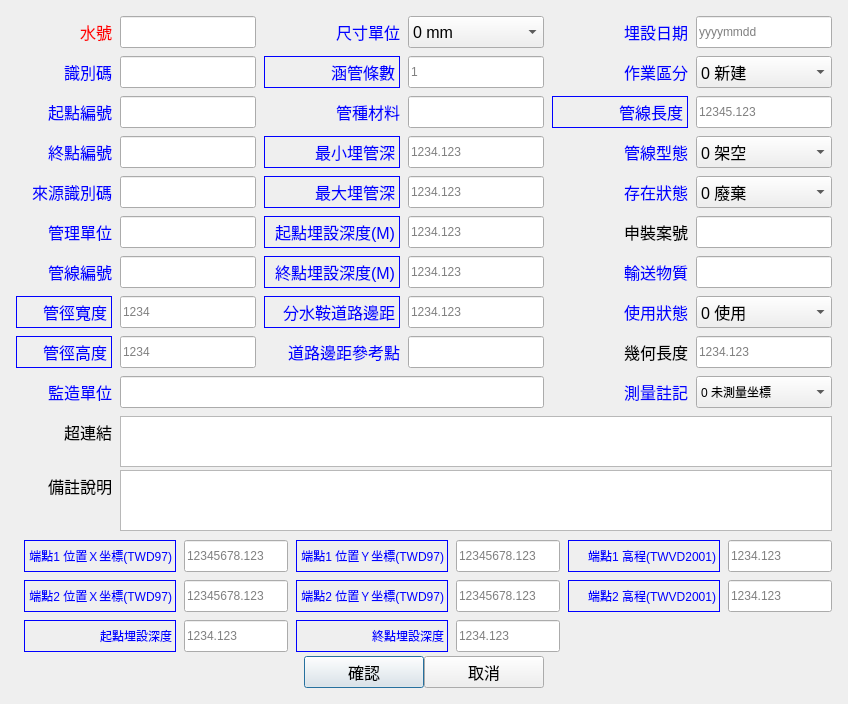
<?xml version="1.0" encoding="UTF-8"?>
<ui version="4.0">
 <class>EditEupipe</class>
 <widget class="QDialog" name="EditEupipe">
  <property name="geometry">
   <rect>
    <x>0</x>
    <y>0</y>
    <width>848</width>
    <height>704</height>
   </rect>
  </property>
  <property name="windowTitle">
   <string>Dialog</string>
  </property>
  <widget class="QLabel" name="label_unific_id">
   <property name="geometry">
    <rect>
     <x>16</x>
     <y>56</y>
     <width>96</width>
     <height>32</height>
    </rect>
   </property>
   <property name="font">
    <font>
     <pointsize>12</pointsize>
    </font>
   </property>
   <property name="styleSheet">
    <string notr="true">color: rgb(0, 0, 255);</string>
   </property>
   <property name="text">
    <string>識別碼</string>
   </property>
   <property name="alignment">
    <set>Qt::AlignRight|Qt::AlignTrailing|Qt::AlignVCenter</set>
   </property>
  </widget>
  <widget class="QLabel" name="label_pipe_start">
   <property name="geometry">
    <rect>
     <x>16</x>
     <y>96</y>
     <width>96</width>
     <height>32</height>
    </rect>
   </property>
   <property name="font">
    <font>
     <pointsize>12</pointsize>
    </font>
   </property>
   <property name="styleSheet">
    <string notr="true">color: rgb(0, 0, 255);</string>
   </property>
   <property name="text">
    <string>起點編號</string>
   </property>
   <property name="alignment">
    <set>Qt::AlignRight|Qt::AlignTrailing|Qt::AlignVCenter</set>
   </property>
  </widget>
  <widget class="QLabel" name="label_pipe_end">
   <property name="geometry">
    <rect>
     <x>16</x>
     <y>136</y>
     <width>96</width>
     <height>32</height>
    </rect>
   </property>
   <property name="font">
    <font>
     <pointsize>12</pointsize>
    </font>
   </property>
   <property name="styleSheet">
    <string notr="true">color: rgb(0, 0, 255);</string>
   </property>
   <property name="text">
    <string>終點編號</string>
   </property>
   <property name="alignment">
    <set>Qt::AlignRight|Qt::AlignTrailing|Qt::AlignVCenter</set>
   </property>
  </widget>
  <widget class="QLabel" name="label_unific_up">
   <property name="geometry">
    <rect>
     <x>16</x>
     <y>176</y>
     <width>96</width>
     <height>32</height>
    </rect>
   </property>
   <property name="font">
    <font>
     <pointsize>12</pointsize>
    </font>
   </property>
   <property name="styleSheet">
    <string notr="true">color: rgb(0, 0, 255);</string>
   </property>
   <property name="text">
    <string>來源識別碼</string>
   </property>
   <property name="alignment">
    <set>Qt::AlignRight|Qt::AlignTrailing|Qt::AlignVCenter</set>
   </property>
  </widget>
  <widget class="QLabel" name="label_admin_unit">
   <property name="geometry">
    <rect>
     <x>16</x>
     <y>216</y>
     <width>96</width>
     <height>32</height>
    </rect>
   </property>
   <property name="font">
    <font>
     <pointsize>12</pointsize>
    </font>
   </property>
   <property name="styleSheet">
    <string notr="true">color: rgb(0, 0, 255);</string>
   </property>
   <property name="text">
    <string>管理單位</string>
   </property>
   <property name="alignment">
    <set>Qt::AlignRight|Qt::AlignTrailing|Qt::AlignVCenter</set>
   </property>
  </widget>
  <widget class="QLabel" name="label_unific_pipe">
   <property name="geometry">
    <rect>
     <x>16</x>
     <y>256</y>
     <width>96</width>
     <height>32</height>
    </rect>
   </property>
   <property name="font">
    <font>
     <pointsize>12</pointsize>
    </font>
   </property>
   <property name="styleSheet">
    <string notr="true">color: rgb(0, 0, 255);</string>
   </property>
   <property name="text">
    <string>管線編號</string>
   </property>
   <property name="alignment">
    <set>Qt::AlignRight|Qt::AlignTrailing|Qt::AlignVCenter</set>
   </property>
  </widget>
  <widget class="QLabel" name="label_pipe_size">
   <property name="geometry">
    <rect>
     <x>16</x>
     <y>296</y>
     <width>96</width>
     <height>32</height>
    </rect>
   </property>
   <property name="font">
    <font>
     <pointsize>12</pointsize>
    </font>
   </property>
   <property name="styleSheet">
    <string notr="true">color: rgb(0, 0, 255);</string>
   </property>
   <property name="frameShape">
    <enum>QFrame::Box</enum>
   </property>
   <property name="text">
    <string>管徑寬度</string>
   </property>
   <property name="alignment">
    <set>Qt::AlignRight|Qt::AlignTrailing|Qt::AlignVCenter</set>
   </property>
  </widget>
  <widget class="QLabel" name="label_pipe_high">
   <property name="geometry">
    <rect>
     <x>16</x>
     <y>336</y>
     <width>96</width>
     <height>32</height>
    </rect>
   </property>
   <property name="font">
    <font>
     <pointsize>12</pointsize>
    </font>
   </property>
   <property name="styleSheet">
    <string notr="true">color: rgb(0, 0, 255);</string>
   </property>
   <property name="frameShape">
    <enum>QFrame::Box</enum>
   </property>
   <property name="text">
    <string>管徑高度</string>
   </property>
   <property name="alignment">
    <set>Qt::AlignRight|Qt::AlignTrailing|Qt::AlignVCenter</set>
   </property>
  </widget>
  <widget class="QLabel" name="label_pipe_unit">
   <property name="geometry">
    <rect>
     <x>264</x>
     <y>16</y>
     <width>136</width>
     <height>32</height>
    </rect>
   </property>
   <property name="font">
    <font>
     <pointsize>12</pointsize>
    </font>
   </property>
   <property name="styleSheet">
    <string notr="true">color: rgb(0, 0, 255);</string>
   </property>
   <property name="text">
    <string>尺寸單位</string>
   </property>
   <property name="alignment">
    <set>Qt::AlignRight|Qt::AlignTrailing|Qt::AlignVCenter</set>
   </property>
  </widget>
  <widget class="QLabel" name="label_pipe_long">
   <property name="geometry">
    <rect>
     <x>264</x>
     <y>56</y>
     <width>136</width>
     <height>32</height>
    </rect>
   </property>
   <property name="font">
    <font>
     <pointsize>12</pointsize>
    </font>
   </property>
   <property name="styleSheet">
    <string notr="true">color: rgb(0, 0, 255);</string>
   </property>
   <property name="frameShape">
    <enum>QFrame::Box</enum>
   </property>
   <property name="text">
    <string>涵管條數</string>
   </property>
   <property name="alignment">
    <set>Qt::AlignRight|Qt::AlignTrailing|Qt::AlignVCenter</set>
   </property>
  </widget>
  <widget class="QLabel" name="label_pipe_mtr">
   <property name="geometry">
    <rect>
     <x>264</x>
     <y>96</y>
     <width>136</width>
     <height>32</height>
    </rect>
   </property>
   <property name="font">
    <font>
     <pointsize>12</pointsize>
    </font>
   </property>
   <property name="styleSheet">
    <string notr="true">color: rgb(0, 0, 255);</string>
   </property>
   <property name="text">
    <string>管種材料</string>
   </property>
   <property name="alignment">
    <set>Qt::AlignRight|Qt::AlignTrailing|Qt::AlignVCenter</set>
   </property>
  </widget>
  <widget class="QLabel" name="label_min_depth">
   <property name="geometry">
    <rect>
     <x>264</x>
     <y>136</y>
     <width>136</width>
     <height>32</height>
    </rect>
   </property>
   <property name="font">
    <font>
     <pointsize>12</pointsize>
    </font>
   </property>
   <property name="styleSheet">
    <string notr="true">color: rgb(0, 0, 255);</string>
   </property>
   <property name="frameShape">
    <enum>QFrame::Box</enum>
   </property>
   <property name="text">
    <string>最小埋管深</string>
   </property>
   <property name="alignment">
    <set>Qt::AlignRight|Qt::AlignTrailing|Qt::AlignVCenter</set>
   </property>
  </widget>
  <widget class="QLabel" name="label_max_depth">
   <property name="geometry">
    <rect>
     <x>264</x>
     <y>176</y>
     <width>136</width>
     <height>32</height>
    </rect>
   </property>
   <property name="font">
    <font>
     <pointsize>12</pointsize>
    </font>
   </property>
   <property name="styleSheet">
    <string notr="true">color: rgb(0, 0, 255);</string>
   </property>
   <property name="frameShape">
    <enum>QFrame::Box</enum>
   </property>
   <property name="text">
    <string>最大埋管深</string>
   </property>
   <property name="alignment">
    <set>Qt::AlignRight|Qt::AlignTrailing|Qt::AlignVCenter</set>
   </property>
  </widget>
  <widget class="QLabel" name="label_stat_depth">
   <property name="geometry">
    <rect>
     <x>264</x>
     <y>216</y>
     <width>136</width>
     <height>32</height>
    </rect>
   </property>
   <property name="font">
    <font>
     <pointsize>12</pointsize>
    </font>
   </property>
   <property name="styleSheet">
    <string notr="true">color: rgb(0, 0, 255);</string>
   </property>
   <property name="frameShape">
    <enum>QFrame::Box</enum>
   </property>
   <property name="text">
    <string>起點埋設深度(M)</string>
   </property>
   <property name="alignment">
    <set>Qt::AlignRight|Qt::AlignTrailing|Qt::AlignVCenter</set>
   </property>
  </widget>
  <widget class="QLabel" name="label_end_depth">
   <property name="geometry">
    <rect>
     <x>264</x>
     <y>256</y>
     <width>136</width>
     <height>32</height>
    </rect>
   </property>
   <property name="font">
    <font>
     <pointsize>12</pointsize>
    </font>
   </property>
   <property name="styleSheet">
    <string notr="true">color: rgb(0, 0, 255);</string>
   </property>
   <property name="frameShape">
    <enum>QFrame::Box</enum>
   </property>
   <property name="text">
    <string>終點埋設深度(M)</string>
   </property>
   <property name="alignment">
    <set>Qt::AlignRight|Qt::AlignTrailing|Qt::AlignVCenter</set>
   </property>
  </widget>
  <widget class="QLabel" name="label_saddle_dist">
   <property name="geometry">
    <rect>
     <x>264</x>
     <y>296</y>
     <width>136</width>
     <height>32</height>
    </rect>
   </property>
   <property name="font">
    <font>
     <pointsize>12</pointsize>
    </font>
   </property>
   <property name="styleSheet">
    <string notr="true">color: rgb(0, 0, 255);</string>
   </property>
   <property name="frameShape">
    <enum>QFrame::Box</enum>
   </property>
   <property name="text">
    <string>分水鞍道路邊距</string>
   </property>
   <property name="alignment">
    <set>Qt::AlignRight|Qt::AlignTrailing|Qt::AlignVCenter</set>
   </property>
  </widget>
  <widget class="QLabel" name="label_dist_ref">
   <property name="geometry">
    <rect>
     <x>264</x>
     <y>336</y>
     <width>136</width>
     <height>32</height>
    </rect>
   </property>
   <property name="font">
    <font>
     <pointsize>12</pointsize>
    </font>
   </property>
   <property name="styleSheet">
    <string notr="true">color: rgb(0, 0, 255);</string>
   </property>
   <property name="text">
    <string>道路邊距參考點</string>
   </property>
   <property name="alignment">
    <set>Qt::AlignRight|Qt::AlignTrailing|Qt::AlignVCenter</set>
   </property>
  </widget>
  <widget class="QLabel" name="label_bury_date">
   <property name="geometry">
    <rect>
     <x>552</x>
     <y>16</y>
     <width>136</width>
     <height>32</height>
    </rect>
   </property>
   <property name="font">
    <font>
     <pointsize>12</pointsize>
    </font>
   </property>
   <property name="styleSheet">
    <string notr="true">color: rgb(0, 0, 255);</string>
   </property>
   <property name="text">
    <string>埋設日期</string>
   </property>
   <property name="alignment">
    <set>Qt::AlignRight|Qt::AlignTrailing|Qt::AlignVCenter</set>
   </property>
  </widget>
  <widget class="QLabel" name="label_oper_phase">
   <property name="geometry">
    <rect>
     <x>552</x>
     <y>56</y>
     <width>136</width>
     <height>32</height>
    </rect>
   </property>
   <property name="font">
    <font>
     <pointsize>12</pointsize>
    </font>
   </property>
   <property name="styleSheet">
    <string notr="true">color: rgb(0, 0, 255);</string>
   </property>
   <property name="text">
    <string>作業區分</string>
   </property>
   <property name="alignment">
    <set>Qt::AlignRight|Qt::AlignTrailing|Qt::AlignVCenter</set>
   </property>
  </widget>
  <widget class="QLabel" name="label_pipe_length">
   <property name="geometry">
    <rect>
     <x>552</x>
     <y>96</y>
     <width>136</width>
     <height>32</height>
    </rect>
   </property>
   <property name="font">
    <font>
     <pointsize>12</pointsize>
    </font>
   </property>
   <property name="styleSheet">
    <string notr="true">color: rgb(0, 0, 255);</string>
   </property>
   <property name="frameShape">
    <enum>QFrame::Box</enum>
   </property>
   <property name="text">
    <string>管線長度</string>
   </property>
   <property name="alignment">
    <set>Qt::AlignRight|Qt::AlignTrailing|Qt::AlignVCenter</set>
   </property>
  </widget>
  <widget class="QLabel" name="label_pipe_type">
   <property name="geometry">
    <rect>
     <x>552</x>
     <y>136</y>
     <width>136</width>
     <height>32</height>
    </rect>
   </property>
   <property name="font">
    <font>
     <pointsize>12</pointsize>
    </font>
   </property>
   <property name="styleSheet">
    <string notr="true">color: rgb(0, 0, 255);</string>
   </property>
   <property name="text">
    <string>管線型態</string>
   </property>
   <property name="alignment">
    <set>Qt::AlignRight|Qt::AlignTrailing|Qt::AlignVCenter</set>
   </property>
  </widget>
  <widget class="QLabel" name="label_pipe_status">
   <property name="geometry">
    <rect>
     <x>552</x>
     <y>176</y>
     <width>136</width>
     <height>32</height>
    </rect>
   </property>
   <property name="font">
    <font>
     <pointsize>12</pointsize>
    </font>
   </property>
   <property name="styleSheet">
    <string notr="true">color: rgb(0, 0, 255);</string>
   </property>
   <property name="text">
    <string>存在狀態</string>
   </property>
   <property name="alignment">
    <set>Qt::AlignRight|Qt::AlignTrailing|Qt::AlignVCenter</set>
   </property>
  </widget>
  <widget class="QLabel" name="label_apply_code">
   <property name="geometry">
    <rect>
     <x>552</x>
     <y>216</y>
     <width>136</width>
     <height>32</height>
    </rect>
   </property>
   <property name="font">
    <font>
     <pointsize>12</pointsize>
    </font>
   </property>
   <property name="text">
    <string>申裝案號</string>
   </property>
   <property name="alignment">
    <set>Qt::AlignRight|Qt::AlignTrailing|Qt::AlignVCenter</set>
   </property>
  </widget>
  <widget class="QLabel" name="label_water_no">
   <property name="geometry">
    <rect>
     <x>16</x>
     <y>16</y>
     <width>96</width>
     <height>32</height>
    </rect>
   </property>
   <property name="font">
    <font>
     <pointsize>12</pointsize>
    </font>
   </property>
   <property name="styleSheet">
    <string notr="true">color: rgb(255, 0, 0);</string>
   </property>
   <property name="text">
    <string>水號</string>
   </property>
   <property name="alignment">
    <set>Qt::AlignRight|Qt::AlignTrailing|Qt::AlignVCenter</set>
   </property>
  </widget>
  <widget class="QLabel" name="label_trans_sub">
   <property name="geometry">
    <rect>
     <x>552</x>
     <y>256</y>
     <width>136</width>
     <height>32</height>
    </rect>
   </property>
   <property name="font">
    <font>
     <pointsize>12</pointsize>
    </font>
   </property>
   <property name="styleSheet">
    <string notr="true">color: rgb(0, 0, 255);</string>
   </property>
   <property name="text">
    <string>輸送物質</string>
   </property>
   <property name="alignment">
    <set>Qt::AlignRight|Qt::AlignTrailing|Qt::AlignVCenter</set>
   </property>
  </widget>
  <widget class="QLabel" name="label_use_stat">
   <property name="geometry">
    <rect>
     <x>552</x>
     <y>296</y>
     <width>136</width>
     <height>32</height>
    </rect>
   </property>
   <property name="font">
    <font>
     <pointsize>12</pointsize>
    </font>
   </property>
   <property name="styleSheet">
    <string notr="true">color: rgb(0, 0, 255);</string>
   </property>
   <property name="text">
    <string>使用狀態</string>
   </property>
   <property name="alignment">
    <set>Qt::AlignRight|Qt::AlignTrailing|Qt::AlignVCenter</set>
   </property>
  </widget>
  <widget class="QLabel" name="label_geolength">
   <property name="geometry">
    <rect>
     <x>552</x>
     <y>336</y>
     <width>136</width>
     <height>32</height>
    </rect>
   </property>
   <property name="font">
    <font>
     <pointsize>12</pointsize>
    </font>
   </property>
   <property name="text">
    <string>幾何長度</string>
   </property>
   <property name="alignment">
    <set>Qt::AlignRight|Qt::AlignTrailing|Qt::AlignVCenter</set>
   </property>
  </widget>
  <widget class="QLabel" name="label_pipe_mode">
   <property name="geometry">
    <rect>
     <x>552</x>
     <y>376</y>
     <width>136</width>
     <height>32</height>
    </rect>
   </property>
   <property name="font">
    <font>
     <pointsize>12</pointsize>
    </font>
   </property>
   <property name="styleSheet">
    <string notr="true">color: rgb(0, 0, 255);</string>
   </property>
   <property name="text">
    <string>測量註記</string>
   </property>
   <property name="alignment">
    <set>Qt::AlignRight|Qt::AlignTrailing|Qt::AlignVCenter</set>
   </property>
  </widget>
  <widget class="QLabel" name="label_const_unit">
   <property name="geometry">
    <rect>
     <x>16</x>
     <y>376</y>
     <width>96</width>
     <height>32</height>
    </rect>
   </property>
   <property name="font">
    <font>
     <pointsize>12</pointsize>
    </font>
   </property>
   <property name="styleSheet">
    <string notr="true">color: rgb(0, 0, 255);</string>
   </property>
   <property name="text">
    <string>監造單位</string>
   </property>
   <property name="alignment">
    <set>Qt::AlignRight|Qt::AlignTrailing|Qt::AlignVCenter</set>
   </property>
  </widget>
  <widget class="QLabel" name="label_pipe_doc">
   <property name="geometry">
    <rect>
     <x>16</x>
     <y>416</y>
     <width>96</width>
     <height>32</height>
    </rect>
   </property>
   <property name="font">
    <font>
     <pointsize>12</pointsize>
    </font>
   </property>
   <property name="text">
    <string>超連結</string>
   </property>
   <property name="alignment">
    <set>Qt::AlignRight|Qt::AlignTrailing|Qt::AlignVCenter</set>
   </property>
  </widget>
  <widget class="QLabel" name="label_remark">
   <property name="geometry">
    <rect>
     <x>16</x>
     <y>470</y>
     <width>96</width>
     <height>32</height>
    </rect>
   </property>
   <property name="font">
    <font>
     <pointsize>12</pointsize>
    </font>
   </property>
   <property name="text">
    <string>備註說明</string>
   </property>
   <property name="alignment">
    <set>Qt::AlignRight|Qt::AlignTrailing|Qt::AlignVCenter</set>
   </property>
  </widget>
  <widget class="QLabel" name="label_coord_97xs">
   <property name="geometry">
    <rect>
     <x>24</x>
     <y>540</y>
     <width>152</width>
     <height>32</height>
    </rect>
   </property>
   <property name="font">
    <font>
     <pointsize>9</pointsize>
    </font>
   </property>
   <property name="styleSheet">
    <string notr="true">color: rgb(0, 0, 255);</string>
   </property>
   <property name="frameShape">
    <enum>QFrame::Box</enum>
   </property>
   <property name="text">
    <string>端點1 位置Ｘ坐標(TWD97)</string>
   </property>
   <property name="alignment">
    <set>Qt::AlignRight|Qt::AlignTrailing|Qt::AlignVCenter</set>
   </property>
  </widget>
  <widget class="QLabel" name="label_coord_97ys">
   <property name="geometry">
    <rect>
     <x>296</x>
     <y>540</y>
     <width>152</width>
     <height>32</height>
    </rect>
   </property>
   <property name="font">
    <font>
     <pointsize>9</pointsize>
    </font>
   </property>
   <property name="styleSheet">
    <string notr="true">color: rgb(0, 0, 255);</string>
   </property>
   <property name="frameShape">
    <enum>QFrame::Box</enum>
   </property>
   <property name="text">
    <string>端點1 位置Ｙ坐標(TWD97)</string>
   </property>
   <property name="alignment">
    <set>Qt::AlignRight|Qt::AlignTrailing|Qt::AlignVCenter</set>
   </property>
  </widget>
  <widget class="QLabel" name="label_coord_97zs">
   <property name="geometry">
    <rect>
     <x>568</x>
     <y>540</y>
     <width>152</width>
     <height>32</height>
    </rect>
   </property>
   <property name="font">
    <font>
     <pointsize>9</pointsize>
    </font>
   </property>
   <property name="styleSheet">
    <string notr="true">color: rgb(0, 0, 255);</string>
   </property>
   <property name="frameShape">
    <enum>QFrame::Box</enum>
   </property>
   <property name="text">
    <string>端點1 高程(TWVD2001)</string>
   </property>
   <property name="alignment">
    <set>Qt::AlignRight|Qt::AlignTrailing|Qt::AlignVCenter</set>
   </property>
  </widget>
  <widget class="QLabel" name="label_coord_97xt">
   <property name="geometry">
    <rect>
     <x>24</x>
     <y>580</y>
     <width>152</width>
     <height>32</height>
    </rect>
   </property>
   <property name="font">
    <font>
     <pointsize>9</pointsize>
    </font>
   </property>
   <property name="styleSheet">
    <string notr="true">color: rgb(0, 0, 255);</string>
   </property>
   <property name="frameShape">
    <enum>QFrame::Box</enum>
   </property>
   <property name="text">
    <string>端點2 位置Ｘ坐標(TWD97)</string>
   </property>
   <property name="alignment">
    <set>Qt::AlignRight|Qt::AlignTrailing|Qt::AlignVCenter</set>
   </property>
  </widget>
  <widget class="QLabel" name="label_coord_97yt">
   <property name="geometry">
    <rect>
     <x>296</x>
     <y>580</y>
     <width>152</width>
     <height>32</height>
    </rect>
   </property>
   <property name="font">
    <font>
     <pointsize>9</pointsize>
    </font>
   </property>
   <property name="styleSheet">
    <string notr="true">color: rgb(0, 0, 255);</string>
   </property>
   <property name="frameShape">
    <enum>QFrame::Box</enum>
   </property>
   <property name="text">
    <string>端點2 位置Ｙ坐標(TWD97)</string>
   </property>
   <property name="alignment">
    <set>Qt::AlignRight|Qt::AlignTrailing|Qt::AlignVCenter</set>
   </property>
  </widget>
  <widget class="QLabel" name="label_coord_97zt">
   <property name="geometry">
    <rect>
     <x>568</x>
     <y>580</y>
     <width>152</width>
     <height>32</height>
    </rect>
   </property>
   <property name="font">
    <font>
     <pointsize>9</pointsize>
    </font>
   </property>
   <property name="styleSheet">
    <string notr="true">color: rgb(0, 0, 255);</string>
   </property>
   <property name="frameShape">
    <enum>QFrame::Box</enum>
   </property>
   <property name="text">
    <string>端點2 高程(TWVD2001)</string>
   </property>
   <property name="alignment">
    <set>Qt::AlignRight|Qt::AlignTrailing|Qt::AlignVCenter</set>
   </property>
  </widget>
  <widget class="QLineEdit" name="lineEdit_water_no">
   <property name="geometry">
    <rect>
     <x>120</x>
     <y>16</y>
     <width>136</width>
     <height>32</height>
    </rect>
   </property>
   <property name="maxLength">
    <number>11</number>
   </property>
  </widget>
  <widget class="QLineEdit" name="lineEdit_unific_id">
   <property name="geometry">
    <rect>
     <x>120</x>
     <y>56</y>
     <width>136</width>
     <height>32</height>
    </rect>
   </property>
   <property name="maxLength">
    <number>24</number>
   </property>
  </widget>
  <widget class="QLineEdit" name="lineEdit_pipe_start">
   <property name="geometry">
    <rect>
     <x>120</x>
     <y>96</y>
     <width>136</width>
     <height>32</height>
    </rect>
   </property>
   <property name="maxLength">
    <number>22</number>
   </property>
  </widget>
  <widget class="QLineEdit" name="lineEdit_pipe_end">
   <property name="geometry">
    <rect>
     <x>120</x>
     <y>136</y>
     <width>136</width>
     <height>32</height>
    </rect>
   </property>
   <property name="maxLength">
    <number>22</number>
   </property>
  </widget>
  <widget class="QLineEdit" name="lineEdit_unific_up">
   <property name="geometry">
    <rect>
     <x>120</x>
     <y>176</y>
     <width>136</width>
     <height>32</height>
    </rect>
   </property>
   <property name="maxLength">
    <number>22</number>
   </property>
  </widget>
  <widget class="QLineEdit" name="lineEdit_admin_unit">
   <property name="geometry">
    <rect>
     <x>120</x>
     <y>216</y>
     <width>136</width>
     <height>32</height>
    </rect>
   </property>
   <property name="maxLength">
    <number>7</number>
   </property>
  </widget>
  <widget class="QLineEdit" name="lineEdit_unific_pipe">
   <property name="geometry">
    <rect>
     <x>120</x>
     <y>256</y>
     <width>136</width>
     <height>32</height>
    </rect>
   </property>
   <property name="maxLength">
    <number>22</number>
   </property>
  </widget>
  <widget class="QLineEdit" name="lineEdit_pipe_size">
   <property name="geometry">
    <rect>
     <x>120</x>
     <y>296</y>
     <width>136</width>
     <height>32</height>
    </rect>
   </property>
   <property name="maxLength">
    <number>4</number>
   </property>
   <property name="placeholderText">
    <string>1234</string>
   </property>
  </widget>
  <widget class="QLineEdit" name="lineEdit_pipe_high">
   <property name="geometry">
    <rect>
     <x>120</x>
     <y>336</y>
     <width>136</width>
     <height>32</height>
    </rect>
   </property>
   <property name="maxLength">
    <number>4</number>
   </property>
   <property name="placeholderText">
    <string>1234</string>
   </property>
  </widget>
  <widget class="QLineEdit" name="lineEdit_pipe_long">
   <property name="geometry">
    <rect>
     <x>408</x>
     <y>56</y>
     <width>136</width>
     <height>32</height>
    </rect>
   </property>
   <property name="maxLength">
    <number>1</number>
   </property>
   <property name="placeholderText">
    <string>1</string>
   </property>
  </widget>
  <widget class="QLineEdit" name="lineEdit_pipe_mtr">
   <property name="geometry">
    <rect>
     <x>408</x>
     <y>96</y>
     <width>136</width>
     <height>32</height>
    </rect>
   </property>
   <property name="maxLength">
    <number>10</number>
   </property>
  </widget>
  <widget class="QLineEdit" name="lineEdit_min_depth">
   <property name="geometry">
    <rect>
     <x>408</x>
     <y>136</y>
     <width>136</width>
     <height>32</height>
    </rect>
   </property>
   <property name="placeholderText">
    <string>1234.123</string>
   </property>
  </widget>
  <widget class="QLineEdit" name="lineEdit_max_depth">
   <property name="geometry">
    <rect>
     <x>408</x>
     <y>176</y>
     <width>136</width>
     <height>32</height>
    </rect>
   </property>
   <property name="placeholderText">
    <string>1234.123</string>
   </property>
  </widget>
  <widget class="QLineEdit" name="lineEdit_start_depth">
   <property name="geometry">
    <rect>
     <x>408</x>
     <y>216</y>
     <width>136</width>
     <height>32</height>
    </rect>
   </property>
   <property name="placeholderText">
    <string>1234.123</string>
   </property>
  </widget>
  <widget class="QLineEdit" name="lineEdit_end_depth">
   <property name="geometry">
    <rect>
     <x>408</x>
     <y>256</y>
     <width>136</width>
     <height>32</height>
    </rect>
   </property>
   <property name="placeholderText">
    <string>1234.123</string>
   </property>
  </widget>
  <widget class="QLineEdit" name="lineEdit_saddle_dist">
   <property name="geometry">
    <rect>
     <x>408</x>
     <y>296</y>
     <width>136</width>
     <height>32</height>
    </rect>
   </property>
   <property name="placeholderText">
    <string>1234.123</string>
   </property>
  </widget>
  <widget class="QLineEdit" name="lineEdit_dist_ref">
   <property name="geometry">
    <rect>
     <x>408</x>
     <y>336</y>
     <width>136</width>
     <height>32</height>
    </rect>
   </property>
   <property name="maxLength">
    <number>10</number>
   </property>
  </widget>
  <widget class="QLineEdit" name="lineEdit_bury_date">
   <property name="geometry">
    <rect>
     <x>696</x>
     <y>16</y>
     <width>136</width>
     <height>32</height>
    </rect>
   </property>
   <property name="maxLength">
    <number>8</number>
   </property>
   <property name="placeholderText">
    <string>yyyymmdd</string>
   </property>
  </widget>
  <widget class="QLineEdit" name="lineEdit_pipe_length">
   <property name="geometry">
    <rect>
     <x>696</x>
     <y>96</y>
     <width>136</width>
     <height>32</height>
    </rect>
   </property>
   <property name="placeholderText">
    <string>12345.123</string>
   </property>
  </widget>
  <widget class="QLineEdit" name="lineEdit_apply_code">
   <property name="geometry">
    <rect>
     <x>696</x>
     <y>216</y>
     <width>136</width>
     <height>32</height>
    </rect>
   </property>
   <property name="maxLength">
    <number>20</number>
   </property>
  </widget>
  <widget class="QLineEdit" name="lineEdit_trans_sub">
   <property name="geometry">
    <rect>
     <x>696</x>
     <y>256</y>
     <width>136</width>
     <height>32</height>
    </rect>
   </property>
   <property name="maxLength">
    <number>10</number>
   </property>
  </widget>
  <widget class="QLineEdit" name="lineEdit_geolength">
   <property name="geometry">
    <rect>
     <x>696</x>
     <y>336</y>
     <width>136</width>
     <height>32</height>
    </rect>
   </property>
   <property name="placeholderText">
    <string>1234.123</string>
   </property>
  </widget>
  <widget class="QComboBox" name="comboBox_pipe_unit">
   <property name="geometry">
    <rect>
     <x>408</x>
     <y>16</y>
     <width>136</width>
     <height>32</height>
    </rect>
   </property>
   <property name="font">
    <font>
     <pointsize>12</pointsize>
    </font>
   </property>
   <item>
    <property name="text">
     <string>0 mm</string>
    </property>
   </item>
   <item>
    <property name="text">
     <string>1 inch</string>
    </property>
   </item>
   <item>
    <property name="text">
     <string>2 cm</string>
    </property>
   </item>
   <item>
    <property name="text">
     <string>3 m</string>
    </property>
   </item>
  </widget>
  <widget class="QComboBox" name="comboBox_oper_phase">
   <property name="geometry">
    <rect>
     <x>696</x>
     <y>56</y>
     <width>136</width>
     <height>32</height>
    </rect>
   </property>
   <property name="font">
    <font>
     <pointsize>12</pointsize>
    </font>
   </property>
   <item>
    <property name="text">
     <string>0 新建</string>
    </property>
   </item>
   <item>
    <property name="text">
     <string>1 更動</string>
    </property>
   </item>
   <item>
    <property name="text">
     <string>2 刪除</string>
    </property>
   </item>
  </widget>
  <widget class="QComboBox" name="comboBox_pipe_type">
   <property name="geometry">
    <rect>
     <x>696</x>
     <y>136</y>
     <width>136</width>
     <height>32</height>
    </rect>
   </property>
   <property name="font">
    <font>
     <pointsize>12</pointsize>
    </font>
   </property>
   <item>
    <property name="text">
     <string>0 架空</string>
    </property>
   </item>
   <item>
    <property name="text">
     <string>1 地下</string>
    </property>
   </item>
   <item>
    <property name="text">
     <string>2 共同管溝</string>
    </property>
   </item>
  </widget>
  <widget class="QComboBox" name="comboBox_pipe_status">
   <property name="geometry">
    <rect>
     <x>696</x>
     <y>176</y>
     <width>136</width>
     <height>32</height>
    </rect>
   </property>
   <property name="font">
    <font>
     <pointsize>12</pointsize>
    </font>
   </property>
   <item>
    <property name="text">
     <string>0 廢棄</string>
    </property>
   </item>
   <item>
    <property name="text">
     <string>1 現存</string>
    </property>
   </item>
   <item>
    <property name="text">
     <string>2 設計完成</string>
    </property>
   </item>
   <item>
    <property name="text">
     <string>3 施工中</string>
    </property>
   </item>
  </widget>
  <widget class="QComboBox" name="comboBox_use_stat">
   <property name="geometry">
    <rect>
     <x>696</x>
     <y>296</y>
     <width>136</width>
     <height>32</height>
    </rect>
   </property>
   <property name="font">
    <font>
     <pointsize>12</pointsize>
    </font>
   </property>
   <item>
    <property name="text">
     <string>0 使用</string>
    </property>
   </item>
   <item>
    <property name="text">
     <string>1 停用</string>
    </property>
   </item>
  </widget>
  <widget class="QComboBox" name="comboBox_pipe_mode">
   <property name="geometry">
    <rect>
     <x>696</x>
     <y>376</y>
     <width>136</width>
     <height>32</height>
    </rect>
   </property>
   <item>
    <property name="text">
     <string>0 未測量坐標</string>
    </property>
   </item>
   <item>
    <property name="text">
     <string>1 經測量坐標</string>
    </property>
   </item>
   <item>
    <property name="text">
     <string>2 測量後合理化調整</string>
    </property>
   </item>
  </widget>
  <widget class="QLineEdit" name="lineEdit_const_unit">
   <property name="geometry">
    <rect>
     <x>120</x>
     <y>376</y>
     <width>424</width>
     <height>32</height>
    </rect>
   </property>
   <property name="maxLength">
    <number>30</number>
   </property>
  </widget>
  <widget class="QPlainTextEdit" name="plainTextEdit_pipe_doc">
   <property name="geometry">
    <rect>
     <x>120</x>
     <y>416</y>
     <width>712</width>
     <height>51</height>
    </rect>
   </property>
  </widget>
  <widget class="QPlainTextEdit" name="plainTextEdit_remark">
   <property name="geometry">
    <rect>
     <x>120</x>
     <y>470</y>
     <width>712</width>
     <height>61</height>
    </rect>
   </property>
  </widget>
  <widget class="QLineEdit" name="lineEdit_coord_97xs">
   <property name="geometry">
    <rect>
     <x>184</x>
     <y>540</y>
     <width>104</width>
     <height>32</height>
    </rect>
   </property>
   <property name="inputMask">
    <string/>
   </property>
   <property name="text">
    <string/>
   </property>
   <property name="placeholderText">
    <string>12345678.123</string>
   </property>
  </widget>
  <widget class="QLineEdit" name="lineEdit_coord_97ys">
   <property name="geometry">
    <rect>
     <x>456</x>
     <y>540</y>
     <width>104</width>
     <height>32</height>
    </rect>
   </property>
   <property name="inputMask">
    <string/>
   </property>
   <property name="text">
    <string/>
   </property>
   <property name="placeholderText">
    <string>12345678.123</string>
   </property>
  </widget>
  <widget class="QLineEdit" name="lineEdit_coord_97zs">
   <property name="geometry">
    <rect>
     <x>728</x>
     <y>540</y>
     <width>104</width>
     <height>32</height>
    </rect>
   </property>
   <property name="inputMask">
    <string/>
   </property>
   <property name="text">
    <string/>
   </property>
   <property name="placeholderText">
    <string>1234.123</string>
   </property>
  </widget>
  <widget class="QLineEdit" name="lineEdit_coord_97xt">
   <property name="geometry">
    <rect>
     <x>184</x>
     <y>580</y>
     <width>104</width>
     <height>32</height>
    </rect>
   </property>
   <property name="inputMask">
    <string/>
   </property>
   <property name="text">
    <string/>
   </property>
   <property name="placeholderText">
    <string>12345678.123</string>
   </property>
  </widget>
  <widget class="QLineEdit" name="lineEdit_coord_97yt">
   <property name="geometry">
    <rect>
     <x>456</x>
     <y>580</y>
     <width>104</width>
     <height>32</height>
    </rect>
   </property>
   <property name="inputMask">
    <string/>
   </property>
   <property name="text">
    <string/>
   </property>
   <property name="placeholderText">
    <string>12345678.123</string>
   </property>
  </widget>
  <widget class="QLineEdit" name="lineEdit_coord_97zt">
   <property name="geometry">
    <rect>
     <x>728</x>
     <y>580</y>
     <width>104</width>
     <height>32</height>
    </rect>
   </property>
   <property name="inputMask">
    <string/>
   </property>
   <property name="text">
    <string/>
   </property>
   <property name="placeholderText">
    <string>1234.123</string>
   </property>
  </widget>
  <widget class="QPushButton" name="pushButtonOK">
   <property name="geometry">
    <rect>
     <x>304</x>
     <y>656</y>
     <width>120</width>
     <height>32</height>
    </rect>
   </property>
   <property name="font">
    <font>
     <pointsize>12</pointsize>
    </font>
   </property>
   <property name="text">
    <string>確認</string>
   </property>
  </widget>
  <widget class="QPushButton" name="pushButtonCancel">
   <property name="geometry">
    <rect>
     <x>424</x>
     <y>656</y>
     <width>120</width>
     <height>32</height>
    </rect>
   </property>
   <property name="font">
    <font>
     <pointsize>12</pointsize>
    </font>
   </property>
   <property name="text">
    <string>取消</string>
   </property>
  </widget>
  <widget class="QLabel" name="label_depth_e">
   <property name="geometry">
    <rect>
     <x>296</x>
     <y>620</y>
     <width>152</width>
     <height>32</height>
    </rect>
   </property>
   <property name="font">
    <font>
     <pointsize>9</pointsize>
    </font>
   </property>
   <property name="styleSheet">
    <string notr="true">color: rgb(0, 0, 255);</string>
   </property>
   <property name="frameShape">
    <enum>QFrame::Box</enum>
   </property>
   <property name="text">
    <string>終點埋設深度</string>
   </property>
   <property name="alignment">
    <set>Qt::AlignRight|Qt::AlignTrailing|Qt::AlignVCenter</set>
   </property>
  </widget>
  <widget class="QLineEdit" name="lineEdit_depth_s">
   <property name="geometry">
    <rect>
     <x>184</x>
     <y>620</y>
     <width>104</width>
     <height>32</height>
    </rect>
   </property>
   <property name="inputMask">
    <string/>
   </property>
   <property name="text">
    <string/>
   </property>
   <property name="placeholderText">
    <string>1234.123</string>
   </property>
  </widget>
  <widget class="QLineEdit" name="lineEdit_depth_e">
   <property name="geometry">
    <rect>
     <x>456</x>
     <y>620</y>
     <width>104</width>
     <height>32</height>
    </rect>
   </property>
   <property name="inputMask">
    <string/>
   </property>
   <property name="text">
    <string/>
   </property>
   <property name="placeholderText">
    <string>1234.123</string>
   </property>
  </widget>
  <widget class="QLabel" name="label_depth_s">
   <property name="geometry">
    <rect>
     <x>24</x>
     <y>620</y>
     <width>152</width>
     <height>32</height>
    </rect>
   </property>
   <property name="font">
    <font>
     <pointsize>9</pointsize>
    </font>
   </property>
   <property name="styleSheet">
    <string notr="true">color: rgb(0, 0, 255);</string>
   </property>
   <property name="frameShape">
    <enum>QFrame::Box</enum>
   </property>
   <property name="text">
    <string>起點埋設深度</string>
   </property>
   <property name="alignment">
    <set>Qt::AlignRight|Qt::AlignTrailing|Qt::AlignVCenter</set>
   </property>
  </widget>
 </widget>
 <resources/>
 <connections/>
</ui>
